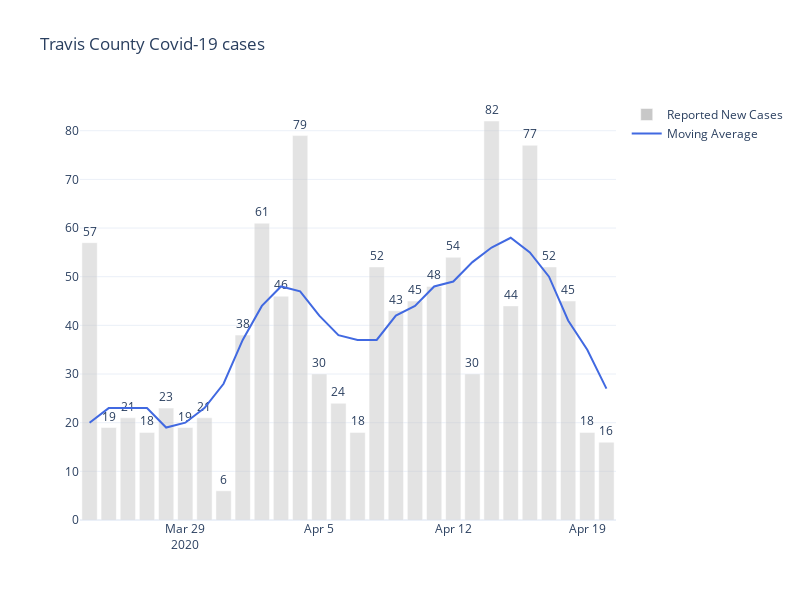

The notebook cell saved with this chart:
### Code cell
# Use Plotly to plot daily new cases
fig = go.Figure()

fig.update_layout(template='plotly_white', 
                  height=600,
                  width=800,
                  title_text=f'{county} County Covid-19 cases')

fig.add_trace(
    go.Bar(
        x=original.index,
        y=original,
        text=original,
        textposition='outside', 
        marker = {'color': 'rgb(200, 200, 200)', 'opacity': .5},
        name='Reported New Cases',
    )
)

fig.add_trace(
    go.Scatter(
        x=original.index, 
        y=smoothed,                   
        mode='lines', 
        line_color='royalblue',
        name='Moving Average'
    )
)

fig.show()

### Figure 1 — Plotly figure (JSON) as saved in the notebook; plotly's stock layout.template omitted (floating-point values rounded to 4 significant figures)
{"data": [{"marker": {"color": "rgb(200, 200, 200)", "opacity": 0.5}, "name": "Reported New Cases", "text": [57, 19, 21, 18, 23, 19, 21, 6, 38, 61, 46, 79, 30, 24, 18, 52, 43, 45, 48, 54, 30, 82, 44, 77, 52, 45, 18, 16], "textposition": "outside", "type": "bar", "x": ["2020-03-24T00:00:00", "2020-03-25T00:00:00", "2020-03-26T00:00:00", "2020-03-27T00:00:00", "2020-03-28T00:00:00", "2020-03-29T00:00:00", "2020-03-30T00:00:00", "2020-03-31T00:00:00", "2020-04-01T00:00:00", "2020-04-02T00:00:00", "2020-04-03T00:00:00", "2020-04-04T00:00:00", "2020-04-05T00:00:00", "2020-04-06T00:00:00", "2020-04-07T00:00:00", "2020-04-08T00:00:00", "2020-04-09T00:00:00", "2020-04-10T00:00:00", "2020-04-11T00:00:00", "2020-04-12T00:00:00", "2020-04-13T00:00:00", "2020-04-14T00:00:00", "2020-04-15T00:00:00", "2020-04-16T00:00:00", "2020-04-17T00:00:00", "2020-04-18T00:00:00", "2020-04-19T00:00:00", "2020-04-20T00:00:00"], "y": [57, 19, 21, 18, 23, 19, 21, 6, 38, 61, 46, 79, 30, 24, 18, 52, 43, 45, 48, 54, 30, 82, 44, 77, 52, 45, 18, 16]}, {"line": {"color": "royalblue"}, "mode": "lines", "name": "Moving Average", "type": "scatter", "x": ["2020-03-24T00:00:00", "2020-03-25T00:00:00", "2020-03-26T00:00:00", "2020-03-27T00:00:00", "2020-03-28T00:00:00", "2020-03-29T00:00:00", "2020-03-30T00:00:00", "2020-03-31T00:00:00", "2020-04-01T00:00:00", "2020-04-02T00:00:00", "2020-04-03T00:00:00", "2020-04-04T00:00:00", "2020-04-05T00:00:00", "2020-04-06T00:00:00", "2020-04-07T00:00:00", "2020-04-08T00:00:00", "2020-04-09T00:00:00", "2020-04-10T00:00:00", "2020-04-11T00:00:00", "2020-04-12T00:00:00", "2020-04-13T00:00:00", "2020-04-14T00:00:00", "2020-04-15T00:00:00", "2020-04-16T00:00:00", "2020-04-17T00:00:00", "2020-04-18T00:00:00", "2020-04-19T00:00:00", "2020-04-20T00:00:00"], "y": [20, 23, 23, 23, 19, 20, 23, 28, 37, 44, 48, 47, 42, 38, 37, 37, 42, 44, 48, 49, 53, 56, 58, 55, 50, 41, 35, 27]}], "layout": {"height": 600, "title": {"text": "Travis County Covid-19 cases"}, "width": 800, "xaxis": {"autorange": true, "range": ["2020-03-23 12:00", "2020-04-20 12:00"], "type": "date"}, "yaxis": {"autorange": true, "range": [0, 86.32], "type": "linear"}}}
